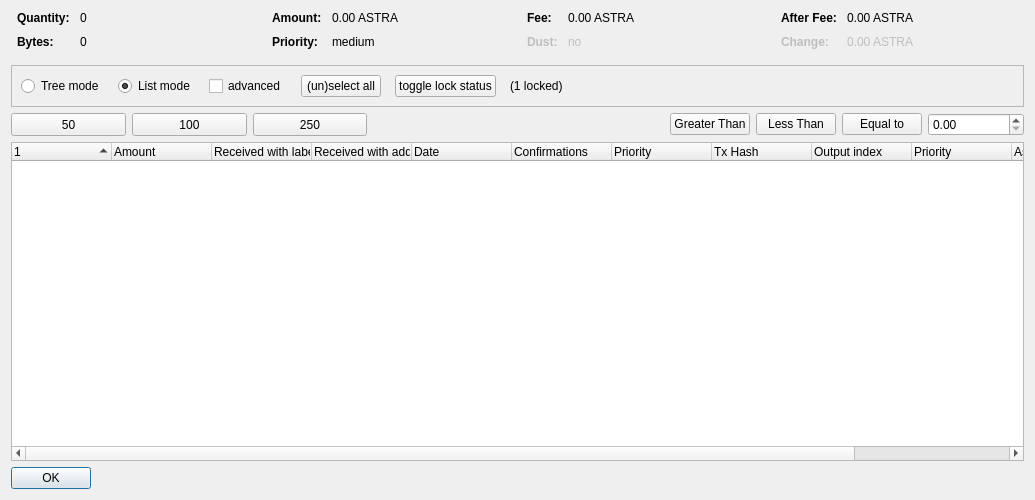
<?xml version="1.0" encoding="UTF-8"?>
<ui version="4.0">
 <class>CoinControlDialog</class>
 <widget class="QDialog" name="CoinControlDialog">
  <property name="geometry">
   <rect>
    <x>0</x>
    <y>0</y>
    <width>1035</width>
    <height>500</height>
   </rect>
  </property>
  <property name="windowTitle">
   <string>Coin Selection</string>
  </property>
  <layout class="QVBoxLayout" name="verticalLayout">
   <item>
    <layout class="QHBoxLayout" name="horizontalLayoutTop" stretch="0,0,0,0">
     <property name="topMargin">
      <number>0</number>
     </property>
     <property name="bottomMargin">
      <number>10</number>
     </property>
     <item>
      <layout class="QFormLayout" name="formLayoutCoinControl1">
       <property name="horizontalSpacing">
        <number>10</number>
       </property>
       <property name="verticalSpacing">
        <number>10</number>
       </property>
       <property name="leftMargin">
        <number>6</number>
       </property>
       <property name="rightMargin">
        <number>6</number>
       </property>
       <item row="0" column="0">
        <widget class="QLabel" name="labelCoinControlQuantityText">
         <property name="font">
          <font>
           <weight>75</weight>
           <bold>true</bold>
          </font>
         </property>
         <property name="text">
          <string>Quantity:</string>
         </property>
        </widget>
       </item>
       <item row="0" column="1">
        <widget class="QLabel" name="labelCoinControlQuantity">
         <property name="cursor">
          <cursorShape>IBeamCursor</cursorShape>
         </property>
         <property name="contextMenuPolicy">
          <enum>Qt::ActionsContextMenu</enum>
         </property>
         <property name="text">
          <string notr="true">0</string>
         </property>
         <property name="textInteractionFlags">
          <set>Qt::LinksAccessibleByMouse|Qt::TextSelectableByKeyboard|Qt::TextSelectableByMouse</set>
         </property>
        </widget>
       </item>
       <item row="1" column="0">
        <widget class="QLabel" name="labelCoinControlBytesText">
         <property name="font">
          <font>
           <weight>75</weight>
           <bold>true</bold>
          </font>
         </property>
         <property name="text">
          <string>Bytes:</string>
         </property>
        </widget>
       </item>
       <item row="1" column="1">
        <widget class="QLabel" name="labelCoinControlBytes">
         <property name="cursor">
          <cursorShape>IBeamCursor</cursorShape>
         </property>
         <property name="contextMenuPolicy">
          <enum>Qt::ActionsContextMenu</enum>
         </property>
         <property name="text">
          <string notr="true">0</string>
         </property>
         <property name="textInteractionFlags">
          <set>Qt::LinksAccessibleByMouse|Qt::TextSelectableByKeyboard|Qt::TextSelectableByMouse</set>
         </property>
        </widget>
       </item>
      </layout>
     </item>
     <item>
      <layout class="QFormLayout" name="formLayoutCoinControl2">
       <property name="horizontalSpacing">
        <number>10</number>
       </property>
       <property name="verticalSpacing">
        <number>10</number>
       </property>
       <property name="leftMargin">
        <number>6</number>
       </property>
       <property name="rightMargin">
        <number>6</number>
       </property>
       <item row="0" column="0">
        <widget class="QLabel" name="labelCoinControlAmountText">
         <property name="font">
          <font>
           <weight>75</weight>
           <bold>true</bold>
          </font>
         </property>
         <property name="text">
          <string>Amount:</string>
         </property>
        </widget>
       </item>
       <item row="0" column="1">
        <widget class="QLabel" name="labelCoinControlAmount">
         <property name="cursor">
          <cursorShape>IBeamCursor</cursorShape>
         </property>
         <property name="contextMenuPolicy">
          <enum>Qt::ActionsContextMenu</enum>
         </property>
         <property name="text">
          <string notr="true">0.00 ASTRA</string>
         </property>
         <property name="textInteractionFlags">
          <set>Qt::LinksAccessibleByMouse|Qt::TextSelectableByKeyboard|Qt::TextSelectableByMouse</set>
         </property>
        </widget>
       </item>
       <item row="1" column="0">
        <widget class="QLabel" name="labelCoinControlPriorityText">
         <property name="font">
          <font>
           <weight>75</weight>
           <bold>true</bold>
          </font>
         </property>
         <property name="text">
          <string>Priority:</string>
         </property>
        </widget>
       </item>
       <item row="1" column="1">
        <widget class="QLabel" name="labelCoinControlPriority">
         <property name="cursor">
          <cursorShape>IBeamCursor</cursorShape>
         </property>
         <property name="contextMenuPolicy">
          <enum>Qt::ActionsContextMenu</enum>
         </property>
         <property name="text">
          <string>medium</string>
         </property>
         <property name="textInteractionFlags">
          <set>Qt::LinksAccessibleByMouse|Qt::TextSelectableByKeyboard|Qt::TextSelectableByMouse</set>
         </property>
        </widget>
       </item>
      </layout>
     </item>
     <item>
      <layout class="QFormLayout" name="formLayoutCoinControl3">
       <property name="horizontalSpacing">
        <number>10</number>
       </property>
       <property name="verticalSpacing">
        <number>10</number>
       </property>
       <property name="leftMargin">
        <number>6</number>
       </property>
       <property name="rightMargin">
        <number>6</number>
       </property>
       <item row="0" column="0">
        <widget class="QLabel" name="labelCoinControlFeeText">
         <property name="font">
          <font>
           <weight>75</weight>
           <bold>true</bold>
          </font>
         </property>
         <property name="text">
          <string>Fee:</string>
         </property>
        </widget>
       </item>
       <item row="0" column="1">
        <widget class="QLabel" name="labelCoinControlFee">
         <property name="cursor">
          <cursorShape>IBeamCursor</cursorShape>
         </property>
         <property name="contextMenuPolicy">
          <enum>Qt::ActionsContextMenu</enum>
         </property>
         <property name="text">
          <string notr="true">0.00 ASTRA</string>
         </property>
         <property name="textInteractionFlags">
          <set>Qt::LinksAccessibleByMouse|Qt::TextSelectableByKeyboard|Qt::TextSelectableByMouse</set>
         </property>
        </widget>
       </item>
       <item row="1" column="0">
        <widget class="QLabel" name="labelCoinControlLowOutputText">
         <property name="enabled">
          <bool>false</bool>
         </property>
         <property name="font">
          <font>
           <weight>75</weight>
           <bold>true</bold>
          </font>
         </property>
         <property name="text">
          <string>Dust:</string>
         </property>
        </widget>
       </item>
       <item row="1" column="1">
        <widget class="QLabel" name="labelCoinControlLowOutput">
         <property name="enabled">
          <bool>false</bool>
         </property>
         <property name="cursor">
          <cursorShape>IBeamCursor</cursorShape>
         </property>
         <property name="contextMenuPolicy">
          <enum>Qt::ActionsContextMenu</enum>
         </property>
         <property name="text">
          <string>no</string>
         </property>
         <property name="textInteractionFlags">
          <set>Qt::LinksAccessibleByMouse|Qt::TextSelectableByKeyboard|Qt::TextSelectableByMouse</set>
         </property>
        </widget>
       </item>
      </layout>
     </item>
     <item>
      <layout class="QFormLayout" name="formLayoutCoinControl4">
       <property name="horizontalSpacing">
        <number>10</number>
       </property>
       <property name="verticalSpacing">
        <number>10</number>
       </property>
       <property name="leftMargin">
        <number>6</number>
       </property>
       <property name="rightMargin">
        <number>6</number>
       </property>
       <item row="0" column="0">
        <widget class="QLabel" name="labelCoinControlAfterFeeText">
         <property name="font">
          <font>
           <weight>75</weight>
           <bold>true</bold>
          </font>
         </property>
         <property name="text">
          <string>After Fee:</string>
         </property>
        </widget>
       </item>
       <item row="0" column="1">
        <widget class="QLabel" name="labelCoinControlAfterFee">
         <property name="cursor">
          <cursorShape>IBeamCursor</cursorShape>
         </property>
         <property name="contextMenuPolicy">
          <enum>Qt::ActionsContextMenu</enum>
         </property>
         <property name="text">
          <string notr="true">0.00 ASTRA</string>
         </property>
         <property name="textInteractionFlags">
          <set>Qt::LinksAccessibleByMouse|Qt::TextSelectableByKeyboard|Qt::TextSelectableByMouse</set>
         </property>
        </widget>
       </item>
       <item row="1" column="0">
        <widget class="QLabel" name="labelCoinControlChangeText">
         <property name="enabled">
          <bool>false</bool>
         </property>
         <property name="font">
          <font>
           <weight>75</weight>
           <bold>true</bold>
          </font>
         </property>
         <property name="text">
          <string>Change:</string>
         </property>
        </widget>
       </item>
       <item row="1" column="1">
        <widget class="QLabel" name="labelCoinControlChange">
         <property name="enabled">
          <bool>false</bool>
         </property>
         <property name="cursor">
          <cursorShape>IBeamCursor</cursorShape>
         </property>
         <property name="contextMenuPolicy">
          <enum>Qt::ActionsContextMenu</enum>
         </property>
         <property name="text">
          <string notr="true">0.00 ASTRA</string>
         </property>
         <property name="textInteractionFlags">
          <set>Qt::LinksAccessibleByMouse|Qt::TextSelectableByKeyboard|Qt::TextSelectableByMouse</set>
         </property>
        </widget>
       </item>
      </layout>
     </item>
    </layout>
   </item>
   <item>
    <widget class="QFrame" name="frame">
     <property name="minimumSize">
      <size>
       <width>0</width>
       <height>40</height>
      </size>
     </property>
     <property name="frameShape">
      <enum>QFrame::StyledPanel</enum>
     </property>
     <property name="frameShadow">
      <enum>QFrame::Sunken</enum>
     </property>
     <layout class="QHBoxLayout" name="horizontalLayout">
      <item>
       <layout class="QHBoxLayout" name="horizontalLayoutPanel" stretch="0,0,0,0,0,0,0">
        <property name="spacing">
         <number>14</number>
        </property>
        <item>
         <widget class="QRadioButton" name="radioTreeMode">
          <property name="sizePolicy">
           <sizepolicy hsizetype="Maximum" vsizetype="Fixed">
            <horstretch>0</horstretch>
            <verstretch>0</verstretch>
           </sizepolicy>
          </property>
          <property name="text">
           <string>Tree mode</string>
          </property>
         </widget>
        </item>
        <item>
         <widget class="QRadioButton" name="radioListMode">
          <property name="sizePolicy">
           <sizepolicy hsizetype="Maximum" vsizetype="Fixed">
            <horstretch>0</horstretch>
            <verstretch>0</verstretch>
           </sizepolicy>
          </property>
          <property name="text">
           <string>List mode</string>
          </property>
          <property name="checked">
           <bool>true</bool>
          </property>
         </widget>
        </item>
        <item>
         <widget class="QCheckBox" name="advanced">
          <property name="minimumSize">
           <size>
            <width>70</width>
            <height>17</height>
           </size>
          </property>
          <property name="text">
           <string>advanced</string>
          </property>
         </widget>
        </item>
        <item>
         <widget class="QPushButton" name="pushButtonSelectAll">
          <property name="sizePolicy">
           <sizepolicy hsizetype="Maximum" vsizetype="Fixed">
            <horstretch>0</horstretch>
            <verstretch>0</verstretch>
           </sizepolicy>
          </property>
          <property name="text">
           <string>(un)select all</string>
          </property>
          <property name="autoDefault">
           <bool>false</bool>
          </property>
         </widget>
        </item>
        <item>
         <widget class="QPushButton" name="pushButtonToggleLock">
          <property name="sizePolicy">
           <sizepolicy hsizetype="Maximum" vsizetype="Fixed">
            <horstretch>0</horstretch>
            <verstretch>0</verstretch>
           </sizepolicy>
          </property>
          <property name="text">
           <string>toggle lock status</string>
          </property>
          <property name="autoDefault">
           <bool>false</bool>
          </property>
         </widget>
        </item>
        <item>
         <widget class="QLabel" name="labelLocked">
          <property name="text">
           <string>(1 locked)</string>
          </property>
         </widget>
        </item>
        <item>
         <spacer name="horizontalSpacer">
          <property name="orientation">
           <enum>Qt::Horizontal</enum>
          </property>
          <property name="sizeHint" stdset="0">
           <size>
            <width>40</width>
            <height>20</height>
           </size>
          </property>
         </spacer>
        </item>
       </layout>
      </item>
     </layout>
    </widget>
   </item>
   <item>
    <layout class="QHBoxLayout" name="horizontalLayout_3">
     <item>
      <widget class="QPushButton" name="select_50">
       <property name="minimumSize">
        <size>
         <width>115</width>
         <height>23</height>
        </size>
       </property>
       <property name="text">
        <string>50</string>
       </property>
      </widget>
     </item>
     <item>
      <widget class="QPushButton" name="select_100">
       <property name="minimumSize">
        <size>
         <width>115</width>
         <height>23</height>
        </size>
       </property>
       <property name="text">
        <string>100</string>
       </property>
      </widget>
     </item>
     <item>
      <widget class="QPushButton" name="select_250">
       <property name="minimumSize">
        <size>
         <width>114</width>
         <height>23</height>
        </size>
       </property>
       <property name="text">
        <string>250</string>
       </property>
      </widget>
     </item>
     <item>
      <spacer name="horizontalSpacer_2">
       <property name="orientation">
        <enum>Qt::Horizontal</enum>
       </property>
       <property name="sizeHint" stdset="0">
        <size>
         <width>40</width>
         <height>20</height>
        </size>
       </property>
      </spacer>
     </item>
     <item>
      <widget class="QPushButton" name="GreaterThan">
       <property name="text">
        <string>Greater Than</string>
       </property>
      </widget>
     </item>
     <item>
      <widget class="QPushButton" name="LessThan">
       <property name="text">
        <string>Less Than</string>
       </property>
      </widget>
     </item>
     <item>
      <widget class="QPushButton" name="EqualTo">
       <property name="text">
        <string>Equal to</string>
       </property>
      </widget>
     </item>
     <item>
      <widget class="QDoubleSpinBox" name="num_box">
       <property name="minimumSize">
        <size>
         <width>96</width>
         <height>20</height>
        </size>
       </property>
      </widget>
     </item>
    </layout>
   </item>
   <item>
    <layout class="QVBoxLayout" name="verticalLayout_2"/>
   </item>
   <item>
    <layout class="QHBoxLayout" name="horizontalLayout_2"/>
   </item>
   <item>
    <widget class="CoinControlTreeWidget" name="treeWidget">
     <property name="contextMenuPolicy">
      <enum>Qt::CustomContextMenu</enum>
     </property>
     <property name="sortingEnabled">
      <bool>false</bool>
     </property>
     <property name="columnCount">
      <number>12</number>
     </property>
     <attribute name="headerShowSortIndicator" stdset="0">
      <bool>true</bool>
     </attribute>
     <attribute name="headerStretchLastSection">
      <bool>false</bool>
     </attribute>
     <column>
      <property name="text">
       <string/>
      </property>
     </column>
     <column>
      <property name="text">
       <string>Amount</string>
      </property>
     </column>
     <column>
      <property name="text">
       <string>Received with label</string>
      </property>
     </column>
     <column>
      <property name="text">
       <string>Received with address</string>
      </property>
     </column>
     <column>
      <property name="text">
       <string>Date</string>
      </property>
     </column>
     <column>
      <property name="text">
       <string>Confirmations</string>
      </property>
      <property name="toolTip">
       <string>Confirmed</string>
      </property>
     </column>
     <column>
      <property name="text">
       <string>Priority</string>
      </property>
     </column>
     <column>
      <property name="text">
       <string>Tx Hash</string>
      </property>
     </column>
     <column>
      <property name="text">
       <string>Output index</string>
      </property>
     </column>
     <column>
      <property name="text">
       <string>Priority</string>
      </property>
     </column>
     <column>
      <property name="text">
       <string>Astrasend Rounds</string>
      </property>
     </column>
     <column>
      <property name="text">
       <string>Date</string>
      </property>
     </column>
    </widget>
   </item>
   <item>
    <widget class="QDialogButtonBox" name="buttonBox">
     <property name="sizePolicy">
      <sizepolicy hsizetype="Maximum" vsizetype="Fixed">
       <horstretch>0</horstretch>
       <verstretch>0</verstretch>
      </sizepolicy>
     </property>
     <property name="orientation">
      <enum>Qt::Horizontal</enum>
     </property>
     <property name="standardButtons">
      <set>QDialogButtonBox::Ok</set>
     </property>
    </widget>
   </item>
  </layout>
 </widget>
 <customwidgets>
  <customwidget>
   <class>CoinControlTreeWidget</class>
   <extends>QTreeWidget</extends>
   <header>coincontroltreewidget.h</header>
  </customwidget>
 </customwidgets>
 <resources/>
 <connections/>
</ui>
